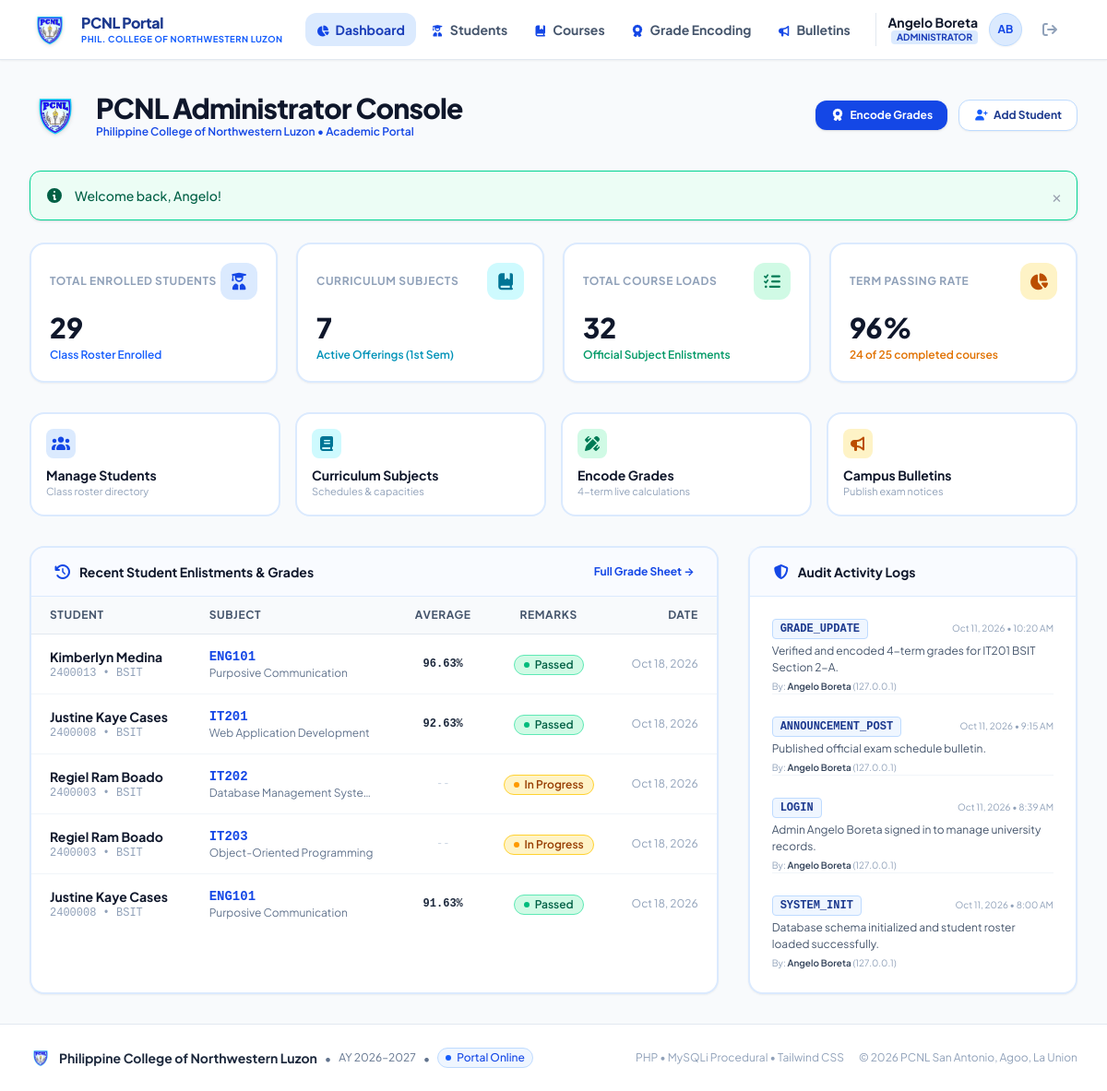
Page /admin/dashboard.php (signed in) on the committed database.
### tables this page shows
CREATE TABLE `enrollments` (
  `id` INT AUTO_INCREMENT PRIMARY KEY,
  `student_id` INT NOT NULL,
  `course_id` INT NOT NULL,
  `enrollment_date` DATETIME DEFAULT CURRENT_TIMESTAMP,
  `status` ENUM('Enrolled', 'Dropped', 'Completed') DEFAULT 'Enrolled',
  `prelim` DECIMAL(5,2) NULL,
  `midterm` DECIMAL(5,2) NULL,
  `semifinal` DECIMAL(5,2) NULL,
  `final` DECIMAL(5,2) NULL,
  `final_average` DECIMAL(5,2) NULL,
  `remarks` ENUM('Passed', 'Failed', 'Incomplete', 'In Progress') DEFAULT 'In Progress',
  FOREIGN KEY (`student_id`) REFERENCES `users`(`id`) ON DELETE CASCADE,
  FOREIGN KEY (`course_id`) REFERENCES `courses`(`id`) ON DELETE CASCADE,
  UNIQUE KEY `unique_student_course` (`student_id`, `course_id`)
);

CREATE TABLE `users` (
  `id` INT AUTO_INCREMENT PRIMARY KEY,
  `student_id_number` VARCHAR(30) UNIQUE NULL,
  `first_name` VARCHAR(50) NOT NULL,
  `middle_name` VARCHAR(50) NULL,
  `last_name` VARCHAR(50) NOT NULL,
  `email` VARCHAR(100) UNIQUE NOT NULL,
  `password` VARCHAR(255) NOT NULL,
  `role` ENUM('admin', 'faculty', 'student') NOT NULL DEFAULT 'student',
  `course` ENUM('BSIT', 'BEE', 'BSE', 'BSBA', 'BSA', 'BSCRIM', 'BSCE') NULL,
  `year_level` ENUM('1st Year', '2nd Year', '3rd Year', '4th Year') NULL,
  `section` VARCHAR(20) NULL,
  `contact_number` VARCHAR(25) NULL,
  `profile_photo` VARCHAR(255) NULL,
  `status` ENUM('Active', 'Inactive') DEFAULT 'Active',
  `created_at` DATETIME DEFAULT CURRENT_TIMESTAMP,
  `updated_at` DATETIME DEFAULT CURRENT_TIMESTAMP ON UPDATE CURRENT_TIMESTAMP
);

CREATE TABLE `courses` (
  `id` INT AUTO_INCREMENT PRIMARY KEY,
  `course_code` VARCHAR(20) UNIQUE NOT NULL,
  `course_title` VARCHAR(150) NOT NULL,
  `description` TEXT NULL,
  `units` INT NOT NULL DEFAULT 3,
  `instructor` VARCHAR(100) NOT NULL,
  `schedule` VARCHAR(100) NOT NULL,
  `room` VARCHAR(50) NOT NULL,
  `capacity` INT NOT NULL DEFAULT 40,
  `department` ENUM('BSIT', 'BEE', 'BSE', 'BSBA', 'BSA', 'BSCRIM', 'BSCE', 'General Education') DEFAULT 'General Education',
  `semester` VARCHAR(20) NOT NULL DEFAULT '1st Semester',
  `academic_year` VARCHAR(20) NOT NULL DEFAULT '2026-2027',
  `created_at` DATETIME DEFAULT CURRENT_TIMESTAMP
);

CREATE TABLE `activity_logs` (
  `id` INT AUTO_INCREMENT PRIMARY KEY,
  `user_id` INT NULL,
  `action` VARCHAR(100) NOT NULL,
  `details` TEXT NULL,
  `ip_address` VARCHAR(45) NULL,
  `created_at` DATETIME DEFAULT CURRENT_TIMESTAMP,
  FOREIGN KEY (`user_id`) REFERENCES `users`(`id`) ON DELETE SET NULL
);

### admin/dashboard.php (the view, shortened to what the rows shown need)
<?php
require_once __DIR__ . '/../config/helper.php';
require_once __DIR__ . '/../includes/auth.php';
$recentEnrollments = array();
$resRec = mysqli_query($conn, "
    SELECT e.*, u.student_id_number, u.first_name, u.last_name, u.course, c.course_code, c.course_title
    FROM enrollments e
    JOIN users u ON e.student_id = u.id
    JOIN courses c ON e.course_id = c.id
    ORDER BY e.enrollment_date DESC
    LIMIT 5
");
while ($r = mysqli_fetch_assoc($resRec)) {
    $recentEnrollments[] = $r;
}
$recentLogs = array();
$resLogs = mysqli_query($conn, "
    SELECT l.*, u.first_name, u.last_name, u.role
    FROM activity_logs l
    LEFT JOIN users u ON l.user_id = u.id
    ORDER BY l.created_at DESC
    LIMIT 6
");
while ($l = mysqli_fetch_assoc($resLogs)) {
    $recentLogs[] = $l;
}
require_once __DIR__ . '/../includes/header.php';
?>
<div class="max-w-7xl mx-auto px-4 sm:px-6 lg:px-8 py-8 w-full flex-1">
    <div class="mb-8 flex flex-col md:flex-row md:items-center md:justify-between gap-4">
        <div class="flex items-center space-x-4">
            <div>
                <h1 class="text-2xl sm:text-3xl font-black text-slate-900 tracking-tight">PCNL Administrator Console</h1>
            </div>
        </div>
    </div>
    <div class="grid grid-cols-1 lg:grid-cols-3 gap-8">
        <div class="lg:col-span-2 bg-white rounded-2xl border-2 border-blue-100 shadow-xs overflow-hidden">
            <div class="px-6 py-4 border-b border-blue-100 bg-blue-50/40 flex items-center justify-between">
                <div class="flex items-center space-x-2">
                    <h2 class="text-sm font-bold text-slate-900">Recent Student Enlistments & Grades</h2>
                </div>
            </div>
            <div class="overflow-x-auto">
                <table class="w-full text-left text-xs sm:text-sm">
                    <thead class="bg-slate-50 text-slate-600 text-xs uppercase tracking-wider border-b border-slate-200">
                        <tr>
                            <th class="px-5 py-3 font-bold">Student</th>
                            <th class="px-5 py-3 font-bold">Subject</th>
                            <th class="px-4 py-3 font-bold text-center">Average</th>
                            <th class="px-4 py-3 font-bold text-center">Remarks</th>
                            <th class="px-5 py-3 font-bold text-right">Date</th>
                        </tr>
                    </thead>
                    <tbody class="divide-y divide-slate-100">
                        <?php foreach ($recentEnrollments as $r): ?>
                            <tr class="hover:bg-blue-50/30 transition">
                                <td class="px-5 py-3.5">
                                    <div class="font-bold text-slate-900"><?= sanitize($r['first_name'] . ' ' . $r['last_name']) ?></div>
                                    <div class="text-xs text-slate-400 font-mono"><?= sanitize($r['student_id_number']) ?> &bull; <?= sanitize($r['course']) ?></div>
                                </td>
                                <td class="px-5 py-3.5">
                                    <div class="font-bold text-blue-700 font-mono"><?= sanitize($r['course_code']) ?></div>
                                    <div class="text-xs text-slate-500 truncate max-w-[180px]"><?= sanitize($r['course_title']) ?></div>
                                </td>
                                <td class="px-4 py-3.5 text-center font-mono font-bold text-xs">
                                    <?= $r['final_average'] !== null ? number_format($r['final_average'], 2) . '%' : '<span class="text-slate-300 font-normal">--</span>' ?>
                                </td>
                                <td class="px-4 py-3.5 text-center">
                                    <?= get_remarks_badge($r['remarks']) ?>
                                </td>
                                <td class="px-5 py-3.5 text-right text-xs text-slate-400">
                                    <?= date('M j, Y', strtotime($r['enrollment_date'])) ?>
                                </td>
                            </tr>
                        <?php endforeach; ?>
                    </tbody>
                </table>
            </div>
        </div>
        <div class="bg-white rounded-2xl border-2 border-blue-100 shadow-xs flex flex-col">
            <div class="px-6 py-4 border-b border-blue-100 bg-blue-50/40 flex items-center justify-between">
                <div class="flex items-center space-x-2">
                    <h2 class="text-sm font-bold text-slate-900">Audit Activity Logs</h2>
                </div>
            </div>
            <div class="p-6 divide-y divide-slate-100 flex-1 space-y-3">
                <?php if (empty($recentLogs)): ?>
                    <p class="text-xs text-slate-400 text-center py-6">No recent audit logs.</p>
                <?php else: ?>
                    <?php foreach ($recentLogs as $log): ?>
                        <div class="pt-3 first:pt-0">
                            <div class="flex items-center justify-between mb-1">
                                <span class="text-xs font-bold text-blue-900 bg-blue-50 px-2 py-0.5 rounded border border-blue-200 font-mono">
                                    <?= sanitize($log['action']) ?>
                                </span>
                                <span class="text-[10px] text-slate-400">
                                    <?= date('M j, Y', strtotime($log['created_at'])) ?> &bull; <?= date('g:i A', strtotime($log['created_at'])) ?>
                                </span>
                            </div>
                            <p class="text-xs text-slate-600 leading-normal">
                                <?= sanitize($log['details']) ?>
                            </p>
                            <div class="text-[10px] text-slate-400 mt-1">
                                <?php $logIp = ($log['ip_address'] == '::1') ? '127.0.0.1' : ($log['ip_address'] ? $log['ip_address'] : '127.0.0.1'); ?>
                                By: <strong class="text-slate-700 font-semibold"><?= sanitize($log['first_name'] ? $log['first_name'] . ' ' . $log['last_name'] : 'Angelo Boreta') ?></strong> (<?= sanitize($logIp) ?>)
                            </div>
                        </div>
                    <?php endforeach; ?>
                <?php endif; ?>
            </div>
        </div>
    </div>
</div>
<?php require_once __DIR__ . '/../includes/footer.php'; ?>

### config/helper.php (shortened to what the rows shown need)
<?php
function sanitize($data) {
    return htmlspecialchars(trim((string)$data), ENT_QUOTES, 'UTF-8');
}
function get_remarks_badge($remarks) {
    if ($remarks == 'Passed') {
        return '<span class="inline-flex items-center px-2.5 py-0.5 rounded-full text-xs font-semibold bg-emerald-100 text-emerald-800 border border-emerald-300">
                  <span class="w-1.5 h-1.5 mr-1.5 rounded-full bg-emerald-500"></span>Passed
                </span>';
    } elseif ($remarks == 'Failed') {
        return '<span class="inline-flex items-center px-2.5 py-0.5 rounded-full text-xs font-semibold bg-rose-100 text-rose-800 border border-rose-300">
                  <span class="w-1.5 h-1.5 mr-1.5 rounded-full bg-rose-500"></span>Failed
                </span>';
    } elseif ($remarks == 'Incomplete') {
        return '<span class="inline-flex items-center px-2.5 py-0.5 rounded-full text-xs font-semibold bg-purple-100 text-purple-800 border border-purple-300">
                  <span class="w-1.5 h-1.5 mr-1.5 rounded-full bg-purple-500"></span>Incomplete
                </span>';
    } else {
        return '<span class="inline-flex items-center px-2.5 py-0.5 rounded-full text-xs font-semibold bg-amber-100 text-amber-800 border border-amber-300">
                  <span class="w-1.5 h-1.5 mr-1.5 rounded-full bg-amber-500"></span>In Progress
                </span>';
    }
}

### rows in the picture
enrollments: student.last_name "Kimberlyn Medina", student.student_id_number "2400013", student.course "BSIT", course.course_code "ENG101", course.course_title "Purposive Communication", final_average "96.63", remarks "Passed" (drawn), enrollment_date "Oct 18, 2026"
enrollments: student.last_name "Justine Kaye Cases", student.student_id_number "2400008", student.course "BSIT", course.course_code "IT201", course.course_title "Web Application Development", final_average "92.63", remarks "Passed" (drawn), enrollment_date "Oct 18, 2026"
enrollments: student.last_name "Regiel Ram Boado", student.student_id_number "2400003", student.course "BSIT", course.course_code "IT202", course.course_title "Database Management Syste…", remarks "In Progress" (drawn), enrollment_date "Oct 18, 2026"
enrollments: student.last_name "Regiel Ram Boado", student.student_id_number "2400003", student.course "BSIT", course.course_code "IT203", course.course_title "Object-Oriented Programming", remarks "In Progress" (drawn), enrollment_date "Oct 18, 2026"
enrollments: student.last_name "Justine Kaye Cases", student.student_id_number "2400008", student.course "BSIT", course.course_code "ENG101", course.course_title "Purposive Communication", final_average "91.63", remarks "Passed" (drawn), enrollment_date "Oct 18, 2026"
activity_logs: action "GRADE_UPDATE", created_at "Oct 11, 2026", created_at "10:20 AM", details "Verified and encoded 4-term grades for IT201 BSIT Section 2-A.", user.last_name "Angelo Boreta", ip_address "127.0.0.1"
activity_logs: action "ANNOUNCEMENT_POST", created_at "Oct 11, 2026", created_at "9:15 AM", details "Published official exam schedule bulletin.", user.last_name "Angelo Boreta", ip_address "127.0.0.1"
activity_logs: action "LOGIN", created_at "Oct 11, 2026", created_at "8:39 AM", details "Admin Angelo Boreta signed in to manage university records.", user.last_name "Angelo Boreta", ip_address "127.0.0.1"
activity_logs: action "SYSTEM_INIT", created_at "Oct 11, 2026", created_at "8:00 AM", details "Database schema initialized and student roster loaded successfully.", user.last_name "Angelo Boreta", ip_address "127.0.0.1"

### other values in the picture
$currentUser['name'] "Angelo Boreta"
$flash['message'] "Welcome back, Angelo!"
$totalStudents "29"
$totalCourses "7"
$totalEnrollments "32"
$passingRate "96"
$passedCount "24"
$gradedCount "25"
